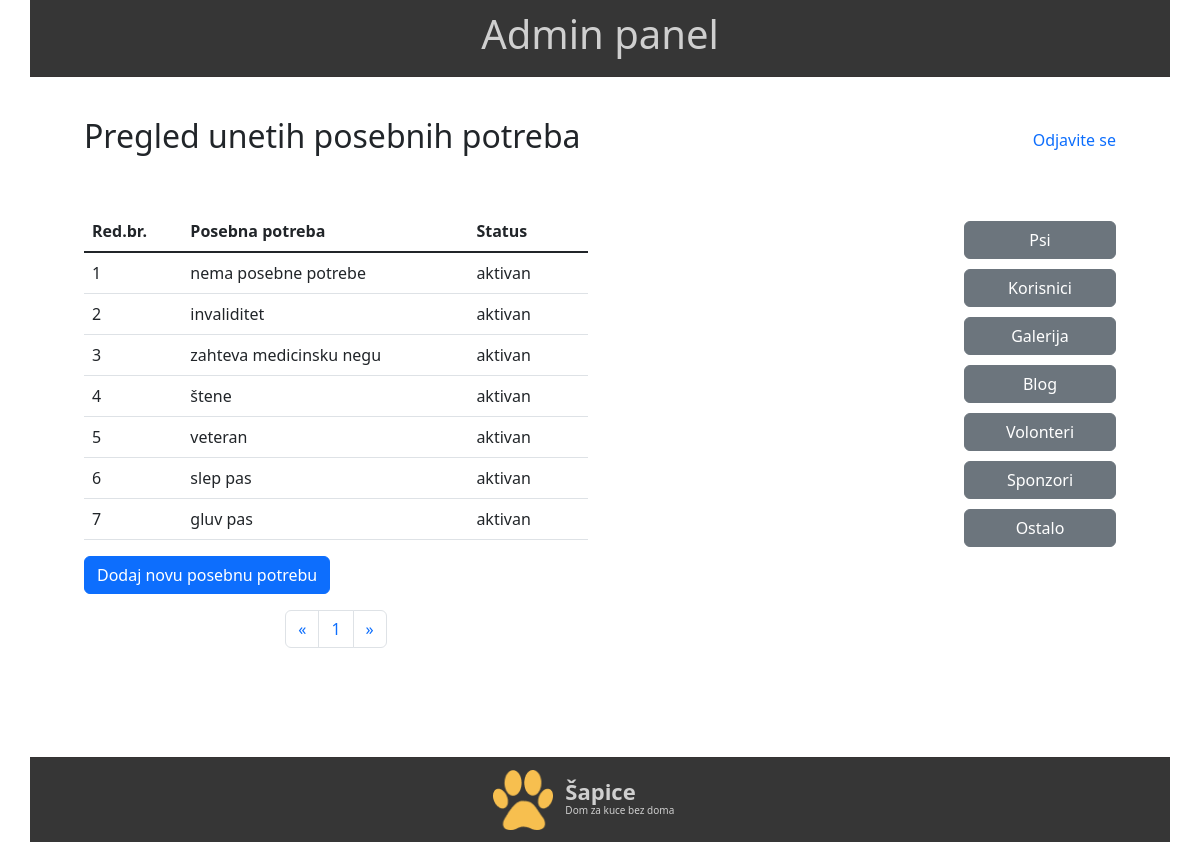
Screenshot of /Sapice_admin/spec_needs.php (signed in) with the database file from the repository.
### tables this page shows
CREATE TABLE `special_needs` (
  `need_id` int(10) UNSIGNED NOT NULL,
  `name` varchar(100) NOT NULL,
  `status` int(11) NOT NULL DEFAULT 1 COMMENT '0-obrisana\r\n1-aktivna'
);

### Sapice_admin/classes/class_base.php (called while the page is built, shortened)
<?php
class Base{
    private $db;
    public function connect() {
        $this->db=mysqli_connect("localhost", "root", "", "sapice");
        return $this->db;
    }
    public function query($query) {
        return mysqli_query($this->db, $query);
    }
    public function fetch_object($result){
        return mysqli_fetch_object($result);
    }
    public function num_rows($result){
        return mysqli_num_rows($result);
    }
}
?>

### Sapice_admin/spec_needs.php (the view, shortened to what this page needs)
<?php
    require_once("classes/class_base.php");
    $db=new Base();
    $records="SELECT * FROM special_needs";
    $result=$db->query($records);
    $total_records=$db->num_rows($result);
    $limit=7;
    $pages=ceil($total_records/$limit);
    $current_page = isset($_GET['page']) && !empty($_GET['page']) ? $_GET['page'] : 1;
    $offset=($current_page-1)*$limit;
?>
<!DOCTYPE html>
<html lang="en">
<head>
    <?php require_once("components/_admin_head.php");?>
</head>
<body>
    <div class="container">
        <?php require_once("components/_admin_header.php"); ?>
        <div class="main-admin-content">
            <div class="row admin">
                <div class="col-6 mb-5">
                    <h2>Pregled unetih posebnih potreba</h2>
                </div>
                <div class="col-6 mb-5 text-end align-self-center">
                    <a href="logout.php?page=all_dogs.php" class="text-decoration-none" id="logout-link">Odjavite se</a>
                </div>
                <div class="col-6 me-auto">
                    <table id="needs" class="table table-hover table-responsive">
                        <thead>
                            <tr>
                                <th scope="col">Red.br.</th>
                                <th scope="col">Posebna potreba</th>
                                <th scope="col">Status</th>
                            </tr>
                        </thead>
                        <tbody class="table-group-divider">
                        <?php
                            $query="SELECT * FROM special_needs LIMIT {$limit} OFFSET {$offset}";
                            $result=$db->query($query);
                            $i=0;
                            while($row=$db->fetch_object($result)) {
                                $id=$row->need_id;
                                $status = ($row->status == 0) ? "obrisan" : "aktivan";
                                $i++;
                                echo "<tr class='align-middle'>";
                                    echo "<td scope='col'>{$i}</td>";
                                    echo "<td scope='col' class='editable-text' data-field='name' data-id='{$id}'>{$row->name}</td>";
                                    echo "<td scope='col' class='editable-dropdown' data-field='status' data-id='{$id}' data-status='{$row->status}'>{$status}</td>";
                            ?>
                                <td scope="col">
                                </td>
                            </tr>
                        <?php } ?>
                        </tbody>
                    </table>
                    <button type="submit" class="btn btn-primary mb-3" id="new-need" data-bs-toggle="modal" data-bs-target="#addNeedModal">Dodaj novu posebnu potrebu</button>
                    <nav aria-label="Paginacija">
                        <ul class="pagination justify-content-center">
                            <li class="page-item">
                                <a href="spec_needs.php?page=<?php echo ($current_page - 1); ?>" class="page-link" aria-label="Previous">
                                    <span aria-hidden="true">&laquo;</span>
                                </a>
                            </li>
                            <?php
                                for ($i = 1; $i <= $pages; $i++) {
                                    echo "<li class='page-item'><a class='page-link' href='spec_needs.php?page={$i}'>{$i}</a></li>";
                                }
                            ?>
                            <li class="page-item">
                                <a class="page-link" href="spec_needs.php?page=<?php echo ($current_page + 1); ?>" aria-label="Next">
                                <span aria-hidden="true">&raquo;</span></a>
                            </li>
                        </ul>
                    </nav>
                </div>
                <?php require_once("components/_admin_menu_left.php");?>
            </div>
        </div>
        <?php require_once("components/_admin_footer.php");?>
    </div>
</body>
</html>

### Sapice_admin/include/style.css (style rules this page uses)
.row.admin { padding: 30px; margin: 10px auto; }
.main-admin-content { min-height: 670px; }

### rows the page displays
special_needs: name "nema posebne potrebe", status "aktivan"
special_needs: name "invaliditet", status "aktivan"
special_needs: name "zahteva medicinsku negu", status "aktivan"
special_needs: name "štene", status "aktivan"
special_needs: name "veteran", status "aktivan"
special_needs: name "slep pas", status "aktivan"
special_needs: name "gluv pas", status "aktivan"

### other values shown
$group "Psi"
$group "Korisnici"
$group "Galerija"
$group "Blog"
$group "Volonteri"
$group "Sponzori"
$group "Ostalo"
